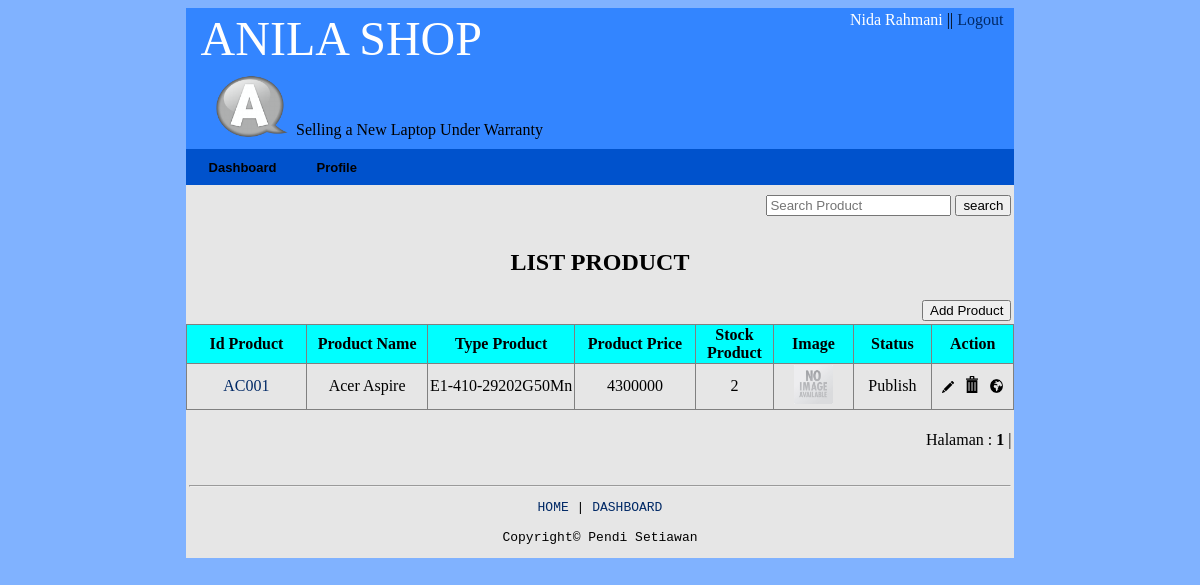
/product/view_product.php (signed in), run on the app's committed database.
### tables this page shows
CREATE TABLE IF NOT EXISTS `product` (
  `id_product` char(5) NOT NULL,
  `name` varchar(20) NOT NULL,
  `type` varchar(50) NOT NULL,
  `price` double NOT NULL,
  `description` text NOT NULL,
  `stock` int(3) NOT NULL,
  `image` text NOT NULL,
  `category_id` int(1) NOT NULL,
  `status` int(1) NOT NULL,
  PRIMARY KEY (`id_product`)
);

### product/view_product.php (the view, shortened to what this page needs)
<?php
	if(!isset($_SESSION['id'])) {
	  	echo "<script>window.alert('Anda Harus Login Dulu');</script>";
		echo "<script>window.location = '../login/login.php';</script>";
	} else {
include "../header/header_admin.php";
?>
<form action="add_product.php" method="post">
	<table width="70%" align="center" bgcolor="#E6E6E6">
		<tr>
			<td align="center"><h2>LIST PRODUCT</h2></td>
		</tr>
		<tr>
			<td align="right"><input type="submit" name="submit" value="Add Product" /></td>
		</tr>
	</table>
	<table width="70%" align="center" bgcolor="#E6E6E6" border="1" class="border">
		<tr bgcolor="#00FFFF">
			<th width="8%">Id Product</th>
			<th width="8%">Product Name</th>
			<th width="8%">Type Product</th>
			<th width="8%">Product Price</th>
			<th width="3%">Stock Product</th>
			<th width="5%">Image</th>
			<th width="4%">Status</th>
			<th width="5%">Action</th>
		</tr>
		<?php
			$batas   = 7;
			if(isset($_GET['halaman'])) {
				$halaman = $_GET['halaman'];
			} else {
				$halaman = "";
			}
			if(empty($halaman)){
			    $posisi=0;
			    $halaman=1;
			}
			else{
			    $posisi = ($halaman-1) * $batas;
			}
			$que = "select * from product limit $posisi,$batas";
			$tampil = mysql_query("$que");
			while ($data = mysql_fetch_array($tampil)) { ?>
					<tr class="hover">
						<td align='center'>
							<a href="detail.php?id_product=<?php echo $data[0]; ?>" class="href"><?php echo $data[0]; ?></a>
						</td>
						<td align='center'><?php echo $data[1]; ?></td>
						<td align='center'><?php echo $data[2]; ?></td>
						<td align='center'><?php echo $data[3]; ?></td>
						<td align='center'><?php echo $data[5]; ?></td>
						<td align='center'>
							<?php if (!empty($data['image'])): ?>
								<img src="<?php echo $data['image']; ?>" width="50%"><br/>
							<?php else : ?>
								<img src="<?php echo 'http://'.$_SERVER['HTTP_HOST'].'/new_media/aplikasi/image/no-image.jpg' ?>" width="50%"><br/>
							<?php endif ?>
						</td>
						<td align="center">
							<?php
								if ($data[8]==1) {
									echo "Not Publish";
								} elseif ($data[8]==2) {
									echo "Publish";
								}
							?>
						</td>
						<td align='center'>
							<a href="edit.php?id_product=<?php echo $data[0]; ?>"><img title="Edit" src="<?php echo 'http://'.$_SERVER['HTTP_HOST'].'/new_media/aplikasi/image/edit.png' ?>" width = "15%"></a> &nbsp;
							<a href="delete.php?id_product=<?php echo $data[0]; ?>"><img title="Delete" src="<?php echo 'http://'.$_SERVER['HTTP_HOST'].'/new_media/aplikasi/image/delete.png' ?>" width = "15%"></a> &nbsp;
							<a href="publish.php?id_product=<?php echo $data[0]; ?>"><img title="Publish" src="<?php echo 'http://'.$_SERVER['HTTP_HOST'].'/new_media/aplikasi/image/publish.png' ?>" width = "17%"></a>
						</td>
					</tr>
				<?php
			}
		 ?>
	</table>
	<table width="70%" bgcolor="#E6E6E6" align="center">
	<tr>
		<td align="right">
			<?php
				echo "<br>Halaman : ";
				$tampil2="select * from product";
				$hasil2=mysql_query($tampil2);
				$jmldata=mysql_num_rows($hasil2);
				$jmlhalaman=ceil($jmldata/$batas);
				for($i=1;$i<=$jmlhalaman;$i++) {
					if($i>=($halaman-3) && $i <= ($halaman+3)){
						if ($i != $halaman)
						{
						    echo " <a href=$_SERVER[PHP_SELF]?halaman=$i><font color='#00F'>$i</font></a> | ";
						}
						else
						{
						    echo " <b>$i</b> | ";
						}
					}
				}
			?>
		</td>
	</tr>
	</table>
	<table width="70%" align="center" bgcolor="#E6E6E6">
		<tr>
			<td><?php include "../footer/footer.php"; ?></td>
		</tr>
	</table>
</form>
<?php } ?>

### header/header_admin.php (shortened to what this page needs)
<!DOCTYPE html>
<html>
<head>
	<link rel="stylesheet" type="text/css" href="../css/global.css">
</head>
<body bgcolor="#80B2FF">
<?php
$query = "SELECT * from login WHERE id='$_SESSION[id_admin]'";
$que = mysql_query($query);
$data = mysql_fetch_array($que);
?>
<table width="70%" align="center" bgcolor="#3385FF" border="0">
	<tr>
		<td colspan="2"><a href="../aplikasi/index.php" class="href"><font color="#fff" size="30">&nbsp;ANILA SHOP</font></a></td>
		<td align="right" style="vertical-align: top;"><a href="../admin/view_edit.php" class="href"><font color="#fff">
			<?php echo ucfirst($data['first_name']); ?> <?php echo ucfirst($data['last_name']); ?></font></a> ||
			<?php
				if (isset($_SESSION["id"])) {
					echo "<a href='../logout/logout.php' class='href'>Logout &nbsp;</a>";
				} else {
					echo "<a href='../login/login.php' class='href'>Login &nbsp;</a>";
				}
			?>
		</td>
	</tr>
	<tr>
		<td width="9%" align="right">
			<img class="padding" src="<?php echo 'http://'.$_SERVER['HTTP_HOST'].'/new_media/aplikasi/image/logo-icon.png' ?>" width="70%">
		</td>
		<td width="26%" class="align">Selling a New Laptop Under Warranty</td>
		<td width="35%" align="right">&nbsp;</td>
	</tr>
</table>
<table width="70%" align="center" bgcolor="#0052CC">
	<tr>
		<td>
			<ul class="dropmenu">
				<li><a href="../admin/check.php">Dashboard</a></li>
				<li><a href="../admin/view_edit.php">Profile</a></li>
			</ul>
		</td>
	</tr>
</table>
<form action="../search/search_admin.php" method="post" onsubmit="return validasi(this)">
<table width="70%" align="center" bgcolor="#E6E6E6">
	<tr>
		<td align="right">
			<input class="search" type="search" name="search" placeholder="Search Product">
			<input type="submit" name="submit" value="search">
		</td>
	</tr>
</table>
</form>
</body>
</html>

### css/global.css (style rules this page uses)
.dropmenu { background: transparent; height: 30px; list-style-type: none; margin: 0; padding: 0px; }
.dropmenu li { float: left; height: 30px; }
.dropmenu li a { color: black; display: block; font: 13px arial, verdana, sans-serif; font-weight: bold; padding: 8px 20px; text-decoration: none; }
table.border { border-collapse: collapse; }
.href { text-decoration: none; color: #002966; }

### header/header_admin.php (style rules this page uses)
.search { margin: 7px 0; }
.align { vertical-align: bottom; padding-bottom: 8px; }
img.padding { padding-right: 4px; }

### data on the page
product: id_product "AC001", name "Acer Aspire", type "E1-410-29202G50Mn", price "4300000", stock "2", status "Publish"

### other printed values
$data['first_name'] "Nida"
$data['last_name'] "Rahmani"
